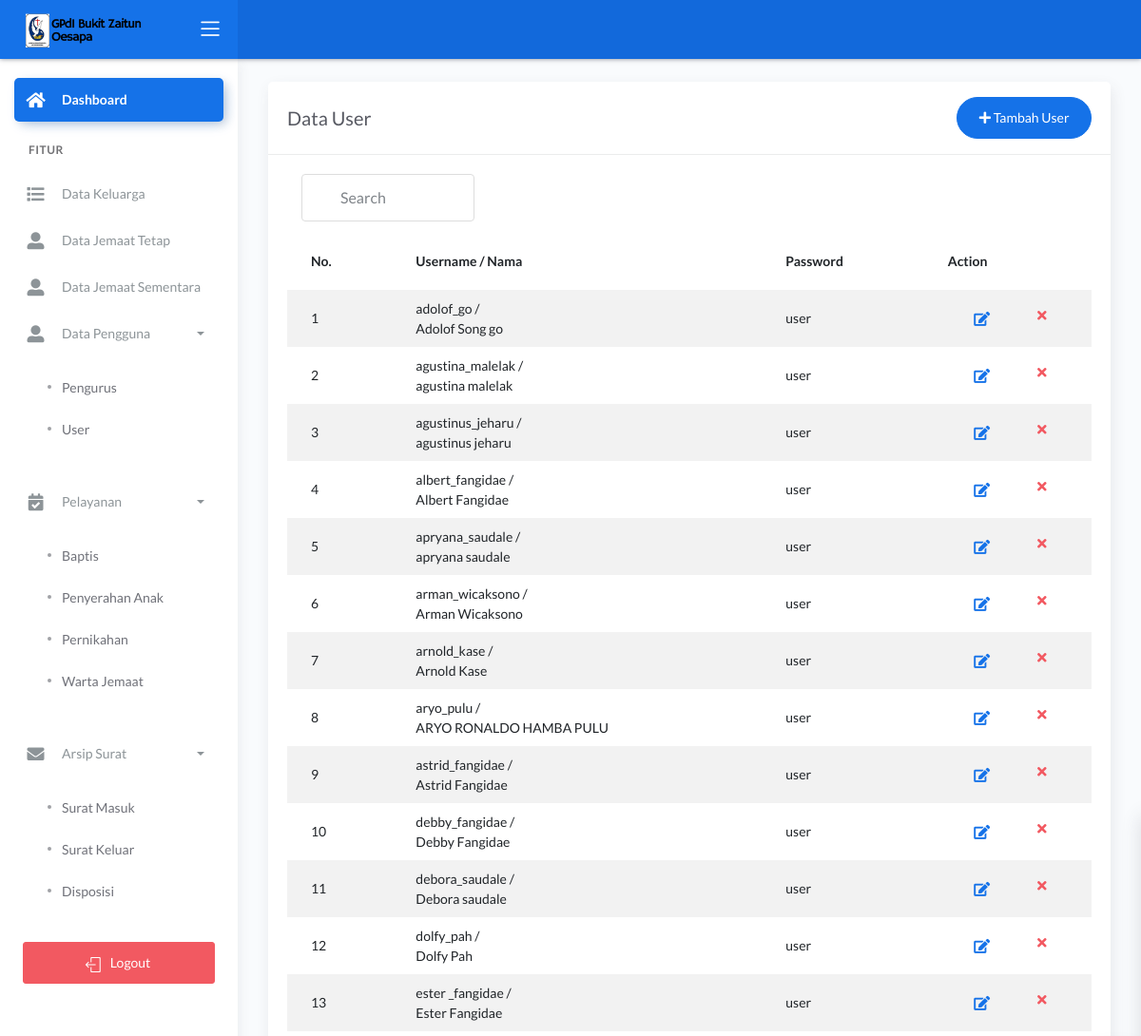
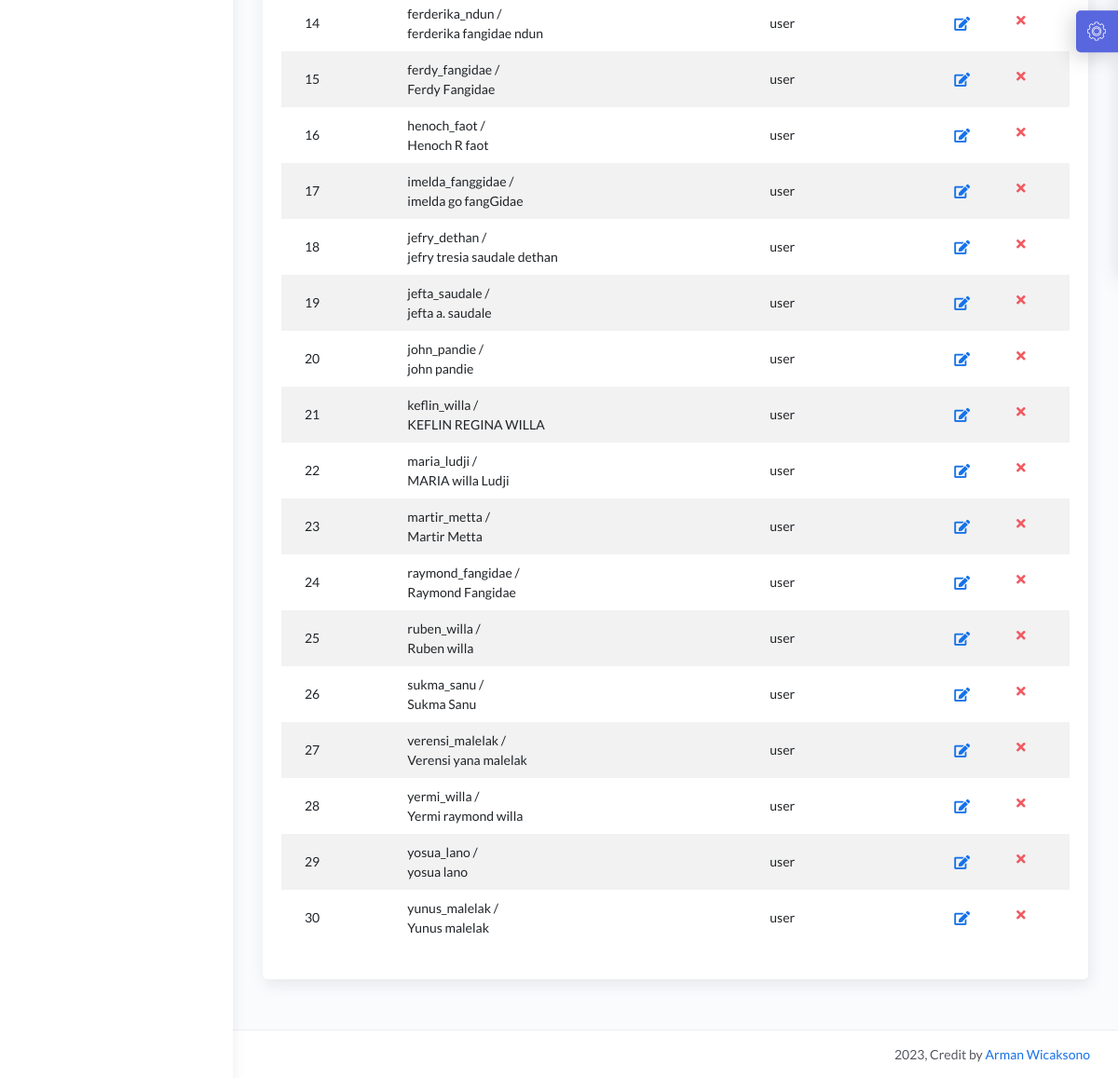
Before: /dashboard/main2.php?halaman=tampil_user (signed in) with the older database file (2 pictures, top to bottom).
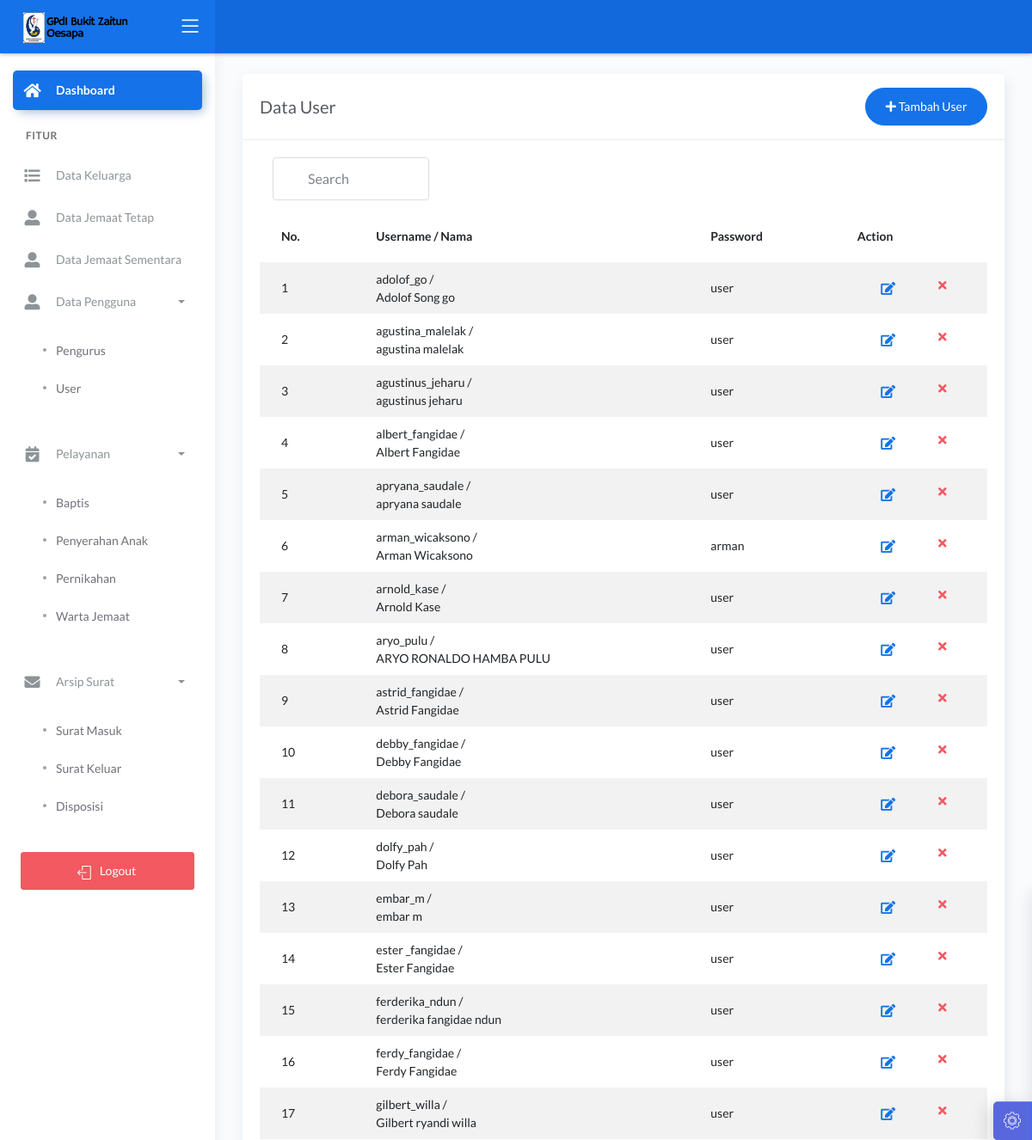
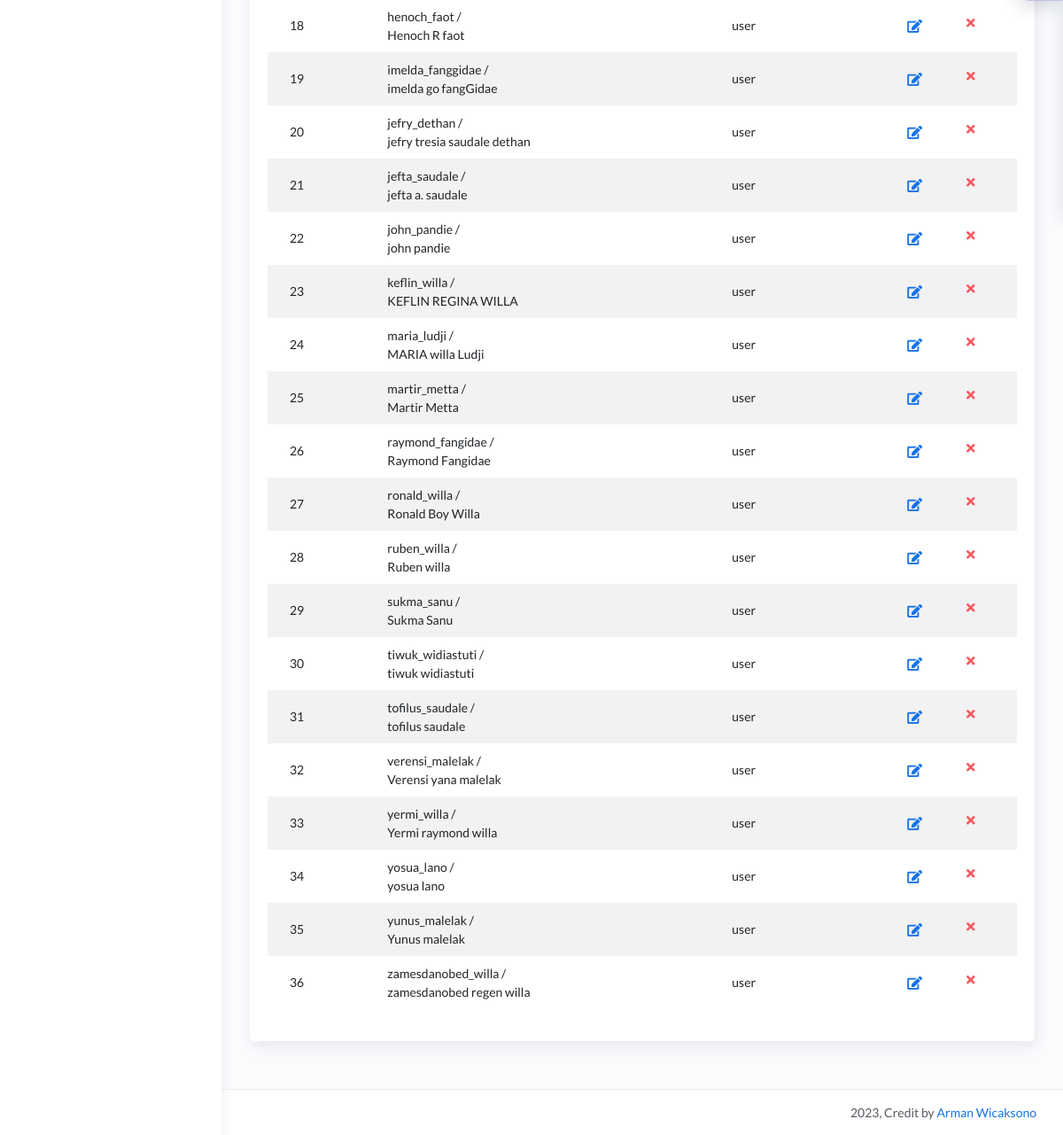
After: the same page with the newer database file (2 pictures, top to bottom).
### tables this page shows
CREATE TABLE `user` (
  `id_user` int(5) NOT NULL,
  `id_jemaat` int(11) NOT NULL
);

CREATE TABLE `jemaat` (
  `id_jemaat` int(11) NOT NULL,
  `tanggal_pendaftaran` date DEFAULT NULL,
  `nik` varchar(16) DEFAULT NULL,
  `nama` varchar(50) NOT NULL,
  `tempat_lahir` varchar(20) NOT NULL,
  `tanggal_lahir` date NOT NULL,
  `no_hp` varchar(12) NOT NULL,
  `jenis_kelamin` enum('Laki-laki','Perempuan') NOT NULL,
  `alamat` text NOT NULL,
  `status_j` int(11) NOT NULL,
  `ket` varchar(10) NOT NULL,
  `username` varchar(20) NOT NULL,
  `password` varchar(20) NOT NULL,
  `baptis` int(11) NOT NULL,
  `penyerahan` int(11) NOT NULL,
  `pernikahan` int(11) NOT NULL
);

### dashboard/tampil_user.php (the view, shortened to what this page needs)
<?php include '../konek.php'; ?>
<link href="css/sweetalert.css" rel="stylesheet" type="text/css">
<div class="page-inner">
    <div class="row">
        <div class="col-md-12">
            <div class="card">
                <div class="card-header">
                    <div class="d-flex align-items-center">
                        <h4 class="card-title">Data User</h4>
                        <a href="?halaman=tambah_user" class="btn btn-primary btn-round ml-auto">
                            <i class="fa fa-plus"></i>
                            Tambah User
                        </a>
                    </div>
                </div>
                <div class="card-body">
                    <div class="d-flex align-items-center col-md-3">
                    <input class="form-control" type="text" id="myInput" onkeyup="myFunction()" placeholder="Search" title="Type in a name">
                    </div>
                    <form action="">
                        <div class="table-responsive">
                            <table id="add" class="display table table-striped table-hover">
                                <thead>
                                    <tr>
                                        <th>No.</th>
                                        <th>Username / Nama</th>
                                        <th>Password</th>
                                        <th style="width: 10%">Action</th>
                                    </tr>
                                </thead>
                                <tbody>
                                    <?php
                                    $no = 1;
                                    $tampil = "SELECT * FROM jemaat j join user u where j.id_jemaat= u.id_jemaat ORDER BY j.nama ASC";
                                    $query = mysqli_query($konek, $tampil);
                                    while ($data = mysqli_fetch_array($query, MYSQLI_BOTH)) {
                                        $id_user = $data['id_user'];
                                        $id_jemaat = $data['id_jemaat'];
                                        $username = $data['username'];
                                        $nama = $data['nama'];
                                        $password = $data['password'];
                                    ?>
                                        <tr>
                                            <td><?php echo $no++; ?></td>
                                            <td><?php echo $username . ' /<br> ' . $nama; ?></td>
                                            <td><?php echo $password; ?></td>
                                            <td>
                                                <div class="form-button-action">
                                                    <a href="?halaman=ubah_user&id_jemaat=<?php echo $id_jemaat; ?>" type="button" data-toggle="tooltip" title="" class="btn btn-link btn-primary btn-lg" data-original-title="Edit User">
                                                        <i class="fa fa-edit"></i>
                                                    </a>
                                                    <a href="?halaman=tampil_user&id_user=<?php echo $id_user; ?>" data-toggle="tooltip" title="" class="btn btn-link btn-danger" data-original-title="Hapus User">
                                                        <i class="fa fa-times"></i>
                                                    </a>
                                                </div>
                                            </td>
                                        </tr>
                                    <?php
                                    }
                                    ?>
                                </tbody>
                            </table>
                        </div>
                    </form>
                </div>
            </div>
        </div>
    </div>
</div>

### dashboard/header.php (shortened to what this page needs)
<!DOCTYPE html>
<html lang="en">
<head>
	<link href="https://cdn.jsdelivr.net/npm/select2@4.1.0-rc.0/dist/css/select2.min.css" rel="stylesheet" />
        <link rel="stylesheet"
            href="https://cdn.jsdelivr.net/npm/@ttskch/select2-bootstrap4-theme@x.x.x/dist/select2-bootstrap4.min.css">
        <link rel="stylesheet" href="https://cdn.jsdelivr.net/npm/bootstrap@4.6.0/dist/css/bootstrap.min.css"
>
	<link rel="stylesheet" href="../assets/css/bootstrap.min.css">
	<link rel="stylesheet" href="../assets/css/atlantis.min.css">
	<link rel="stylesheet" href="../assets/css/demo.css">
</head>
<body>
	<div class="wrapper">
		<div class="main-header">
			<div class="logo-header" data-background-color="blue">
				<a href="#" class="logo">
					<img src="../main/img/gpdi.png" width="125" alt="navbar brand" class="navbar-brand">
				</a>
				<div class="nav-toggle">
					<button class="btn btn-toggle toggle-sidebar">
						<i class="icon-menu"></i>
					</button>
				</div>
			</div>
			<nav class="navbar navbar-header navbar-expand-lg" data-background-color="blue2">
			</nav>
		</div>

### dashboard/main2.php (shortened to what this page needs)
<?php
 if (isset($_SESSION['password'])=="" || ($_SESSION['hak_akses'])=="")  {
 header('location:login.php');
 }
 else{
 $hak_akses = $_SESSION['hak_akses'];
 }
 ?>
<?php include 'header.php'; ?>
		<div class="sidebar sidebar-style-2">
			<div class="sidebar-wrapper scrollbar scrollbar-inner">
				<div class="sidebar-content">
					<ul class="nav nav-primary">
						<li class="nav-item active">
							<a href="main2.php">
								<i class="fas fa-home"></i>
								<p>Dashboard</p>
							</a>
						<li class="nav-section">
							<h4 class="text-section">fitur</h4>
						</li>
						<?php
							if($hak_akses=="admin"){
						?>
						<li class="nav-item">
							<a href="?halaman=tampil_keluarga">
								<i class="fas fa-list"></i>
								<p>Data Keluarga</p>
							</a>
						</li>
						<li class="nav-item">
							<a href="?halaman=tampil_jemaat">
								<i class="fas fa-user-alt"></i>
								<p>Data Jemaat Tetap</p>
							</a>
						</li>
						<li class="nav-item">
							<a href="?halaman=tampil_jemaat_sementara">
								<i class="fas fa-user-alt"></i>
								<p>Data Jemaat Sementara</p>
							</a>
						</li>
						<li class="nav-item">
							<a data-toggle="collapse" href="#tables">
							<i class="fas fa-user-alt"></i>
								<p>Data Pengguna</p>
								<span class="caret"></span>
							</a>
						<ul class="nav nav-collapse">
									<li>
										<a href="?halaman=tampil_admin">
											<span class="sub-item">Pengurus</span>
										</a>
									</li>
									<li>
										<a href="?halaman=tampil_user">
											<span class="sub-item">User</span>
										</a>
									</li>
								</ul>
						</li>
						<li class="nav-item">
							<a data-toggle="collapse" href="#tables">
								<i class="fas fa-calendar-check"></i>
								<p>Pelayanan</p>
								<span class="caret"></span>
							</a>
							<ul class="nav nav-collapse">
									<li>
										<a href="?halaman=tampil_baptis">
											<span class="sub-item">Baptis</span>
										</a>
									</li>
									<li>
										<a href="?halaman=tampil_penyerahan">
											<span class="sub-item">Penyerahan Anak</span>
										</a>
									</li>
									<li>
										<a href="?halaman=tampil_pernikahan">
											<span class="sub-item">Pernikahan</span>
										</a>
									</li>
									<li>
										<a href="?halaman=tampil_warta">
											<span class="sub-item">Warta Jemaat</span>
										</a>
									</li>
								</ul>
						</li>
						<li class="nav-item">
							<a data-toggle="collapse" href="#tables">
								<i class="fas fa-envelope"></i>
								<p>Arsip Surat</p>
								<span class="caret"></span>
							</a>
						<ul class="nav nav-collapse">
									<li>
										<a href="?halaman=tampil_surat_masuk">
											<span class="sub-item">Surat Masuk</span>
										</a>
									</li>
									<li>
										<a href="?halaman=tampil_surat_keluar">
											<span class="sub-item">Surat Keluar</span>
										</a>
									</li>
									<li >
										<a href="?halaman=tampil_disposisi">
											<span class="sub-item">Disposisi</span>
										</a>
									</li>
								</ul>
						</li>
						<?php
							}
						?>
						<li class="mx-4 mt-2">
							<a href="logout.php" class="btn btn-danger btn-block"><span class="btn-label mr-2"> <i class="icon-logout"></i> </span>Logout</a>
						</li>
					</ul>
				</div>
			</div>
		</div>
		<div class="main-panel">
			<div class="content">
			<?php
          if(isset($_GET['halaman'])){
            $hal = $_GET['halaman'];
            switch($hal){
			  case 'tampil_user';
                include 'tampil_user.php';
			  break;
            }
          }else{
            include 'beranda2.php';
          }
        ?>
			</div>
<?php include 'footer.php'; ?>

### dashboard/footer.php (shortened to what this page needs)
<footer class="footer">
	<div class="container-fluid">
		<div class="copyright ml-auto">
			<?php echo date('Y'); ?>, Credit by <a href="#">Arman Wicaksono</a>
		</div>
	</div>
</footer>
</div>
<div class="custom-template">
	<div class="custom-toggle">
		<i class="flaticon-settings"></i>
	</div>
</div>
</div>
</body>
</html>

### assets/css/demo.css (style rules this page uses)
.custom-template { position: fixed; top: 50%; transform: translateY(-50%); right: -325px; width: 325px; height: max-content; display: block; z-index: 1; background: #ffffff; transition: all .3s; z-index: 1003; box-shadow: -1px 1px 20px rgba(69, 65, 78, 0.15); border-top-left-radius: 5px; border-bottom-left-radius: 5px; transition: all .5s; }
.custom-template .custom-toggle { position: absolute; width: 45px; height: 45px; background: rgb(88, 103, 221); top: 50%; left: -45px; transform: translateY(-50%); display: flex; align-items: center; justify-content: center; text-align: center; border-top-left-radius: 5px; border-bottom-left-radius: 5px; border-right: 1px solid #177dff; cursor: pointer; color: #ffffff; box-shadow: -5px 5px 20px rgba(69, 65, 78, 0.21); }
.custom-template .custom-toggle i { font-size: 20px; animation: 1.3s spin linear infinite; }
#myInput { background-image: url('/css/searchicon.png'); background-position: 10px 10px; background-repeat: no-repeat; width: 100%; font-size: 16px; padding: 12px 20px 12px 40px; border: 1px solid #ddd; margin-bottom: 12px; }

Changed rows visible on the page:
changed through a linked row, user "arman_wicaksono": id_jemaat.password "user" → "arman"
added user: id_jemaat.username "embar_m", id_jemaat.nama "embar m", id_jemaat.password "user"
added user: id_jemaat.username "gilbert_willa", id_jemaat.nama "Gilbert ryandi willa", id_jemaat.password "user"
added user: id_jemaat.username "ronald_willa", id_jemaat.nama "Ronald Boy Willa", id_jemaat.password "user"
added user: id_jemaat.username "tiwuk_widiastuti", id_jemaat.nama "tiwuk widiastuti", id_jemaat.password "user"
added user: id_jemaat.username "tofilus_saudale", id_jemaat.nama "tofilus saudale", id_jemaat.password "user"
added user: id_jemaat.username "zamesdanobed_willa", id_jemaat.nama "zamesdanobed regen willa", id_jemaat.password "user"
